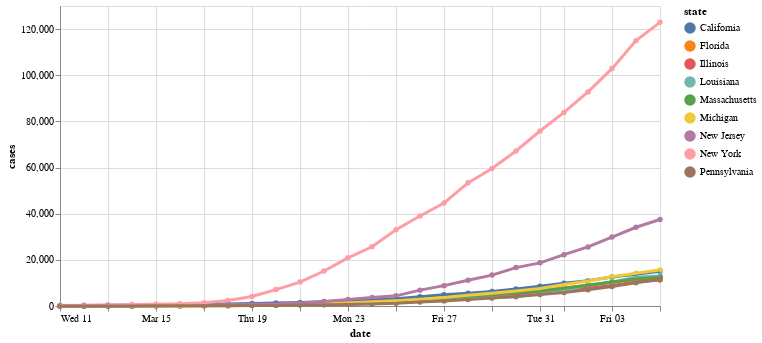

Source (notebook cell):
### Markdown cell above
### Case growth curve in cases for "hot spot" states
We defined 'hot spot' as cases that have more than 9000 cases on the latest date of the data

### Code cell
us_states['date'] = pd.to_datetime(us_states['date'], format="%Y/%m/%d")

recent_cases = us_states[us_states['date']>"2020-03-10"]

states_slow_growth = recent_cases[recent_cases['date']==latest_date]
states_slow_growth = states_slow_growth[states_slow_growth['cases']<9000]
states_slow_growth= states_slow_growth["state"]
recent_cases_hot_spot = recent_cases[~recent_cases.state.isin(states_slow_growth)]

scales = alt.selection_interval(bind='scales')
highlight = alt.selection(type='single', on='mouseover', fields=['state'], nearest=True)

base = alt.Chart(recent_cases_hot_spot).mark_line(point=True).encode(
    x='date:T',
    y='cases:Q',
    color='state:N',
    tooltip=['state', 'cases', 'date']
)


points = base.mark_circle().encode(
    opacity=alt.value(1)
).add_selection(
    highlight
).properties(
    width=600
)


lines = base.mark_line().encode(
    size=alt.condition(~highlight, alt.value(1.25), alt.value(3))
)

points + lines

### Figure 1 — Vega-Lite specification as saved in the notebook (floating-point values rounded to 4 significant figures; data arrays with more than 128 entries replaced by an {"elided": "..."} marker saying what was removed)
{"config": {"view": {"continuousWidth": 400, "continuousHeight": 300}}, "layer": [{"mark": "circle", "encoding": {"color": {"type": "nominal", "field": "state"}, "opacity": {"value": 1}, "tooltip": [{"type": "nominal", "field": "state"}, {"type": "quantitative", "field": "cases"}, {"type": "temporal", "field": "date"}], "x": {"type": "temporal", "field": "date"}, "y": {"type": "quantitative", "field": "cases"}}, "selection": {"selector110": {"type": "single", "on": "mouseover", "fields": ["state"], "nearest": true}}, "width": 600}, {"mark": "line", "encoding": {"color": {"type": "nominal", "field": "state"}, "size": {"condition": {"value": 1.25, "selection": {"not": "selector110"}}, "value": 3}, "tooltip": [{"type": "nominal", "field": "state"}, {"type": "quantitative", "field": "cases"}, {"type": "temporal", "field": "date"}], "x": {"type": "temporal", "field": "date"}, "y": {"type": "quantitative", "field": "cases"}}}], "data": {"name": "data-f1481de3f7c8a373cb7fa2a6aed39fee"}, "$schema": "https://vega.github.io/schema/vega-lite/v4.0.2.json", "datasets": {"data-f1481de3f7c8a373cb7fa2a6aed39fee": {"elided": "234 records"}}}
